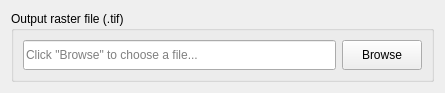
<?xml version="1.0" encoding="UTF-8"?>
<ui version="4.0">
 <class>WidgetLoadDataSelectRasterOutput</class>
 <widget class="QWidget" name="WidgetLoadDataSelectRasterOutput">
  <property name="geometry">
   <rect>
    <x>0</x>
    <y>0</y>
    <width>445</width>
    <height>81</height>
   </rect>
  </property>
  <property name="windowTitle">
   <string>Form</string>
  </property>
  <layout class="QVBoxLayout" name="verticalLayout">
   <item>
    <widget class="QGroupBox" name="groupBox_4">
     <property name="title">
      <string>Output raster file (.tif)</string>
     </property>
     <layout class="QGridLayout" name="gridLayout">
      <item row="0" column="0">
       <widget class="QLineEdit" name="lineEdit_output_file">
        <property name="enabled">
         <bool>true</bool>
        </property>
        <property name="minimumSize">
         <size>
          <width>0</width>
          <height>30</height>
         </size>
        </property>
        <property name="readOnly">
         <bool>true</bool>
        </property>
        <property name="placeholderText">
         <string>Click &quot;Browse&quot; to choose a file...</string>
        </property>
       </widget>
      </item>
      <item row="0" column="1">
       <widget class="QPushButton" name="btn_output_file_browse">
        <property name="enabled">
         <bool>true</bool>
        </property>
        <property name="minimumSize">
         <size>
          <width>0</width>
          <height>30</height>
         </size>
        </property>
        <property name="maximumSize">
         <size>
          <width>120</width>
          <height>16777215</height>
         </size>
        </property>
        <property name="text">
         <string>Browse</string>
        </property>
       </widget>
      </item>
     </layout>
    </widget>
   </item>
  </layout>
 </widget>
 <resources/>
 <connections/>
</ui>
